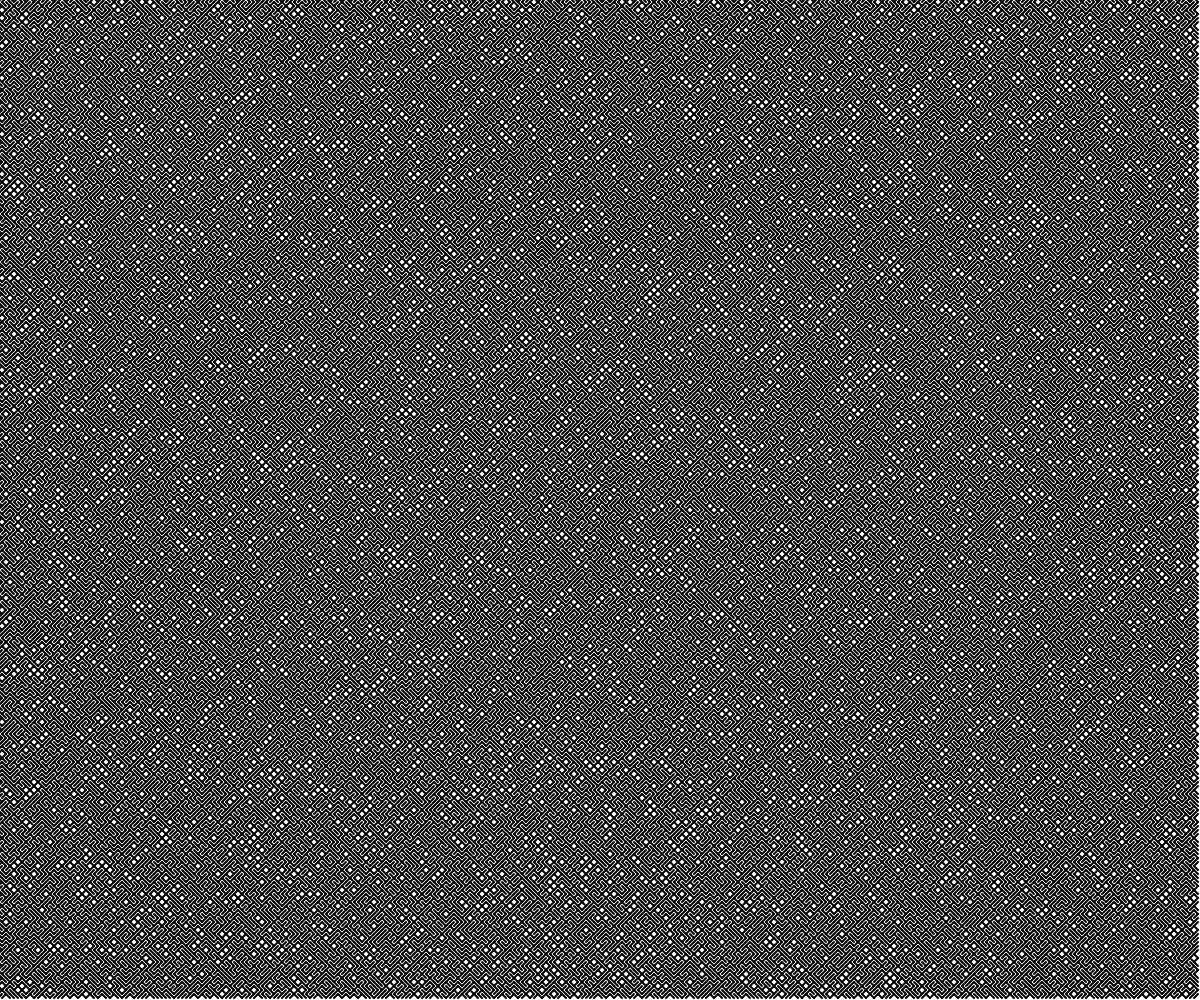
Frame 1 (no input)
Frame 60 (no input): identical to frame 1, image omitted
Frame 120 (the mouse pressed at the canvas centre since frame 60): identical to frame 1, image omitted

The p5.js sketch that drew this single still picture (run headless with seeded random() and noise() and a simulated clock; from frame 60 on, the mouse is pressed at the canvas centre):

// p5.js sketch
// ── sketch.js
// Project Title
// Your Name
// Date
//
// Extra for Experts:
// - describe what you did to take this project "above and beyond"

let spacing = 4;
function setup() {
  createCanvas(windowWidth, windowHeight);
  strokeWeight(2);
  grid();

}

function draw() {

}
function grid() {
  for (let x = 0; x < width; x += spacing) {
    for (let y = 0; y < height; y += spacing) {
      let choice = Math.floor(random(2));
      if (choice === 0) {
        down(x, y, spacing);
      }

      else if (choice === 1) {
        up(x, y, spacing);
      }
    }
  }
}
function up(x, y, s) {
  line(x - s / 2, y + s / 2, x + s / 2, y - s / 2);
}
function down(x, y, s) {
  line(x - s / 2, y - s / 2, x + s / 2, y + s / 2);
}
